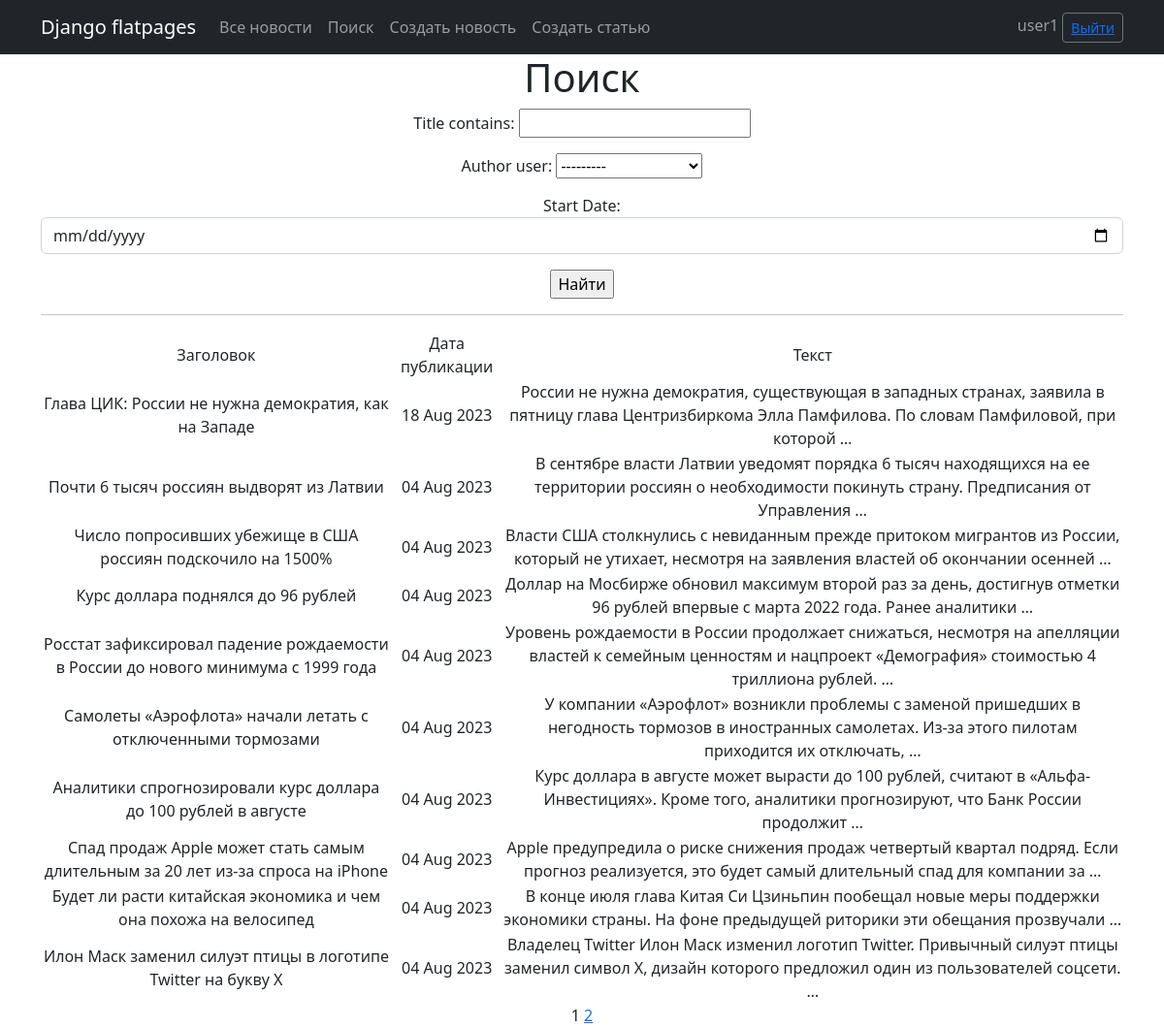
/news/search/ (signed in), run on the app's committed database.
### news/models.py (models this page shows, shortened)
class Post(models.Model):
    news = 'N'
    article = 'A'
    POSITIONS = [
        (news, 'Новость'),
        (article, 'Статья')
    ]
    author = models.ForeignKey(Author, on_delete=models.CASCADE)
    select = models.CharField(max_length=1, choices=POSITIONS, default=news)
    datetime = models.DateTimeField(auto_now_add=True)
    title = models.CharField(max_length=255)
    text = models.TextField()
    rating = models.IntegerField(default=0)

### news/views.py (the view)
# urls.py: path('search/', PostSearch.as_view(), name='search'),
class PostSearch(LoginRequiredMixin, ListView):
    model = Post
    ordering = '-datetime'
    template_name = 'search.html'
    context_object_name = 'posts'
    paginate_by = 10
    def get_queryset(self):
        queryset = super().get_queryset()
        self.filterset = PostFilter(self.request.GET, queryset)
        return self.filterset.qs
    def get_context_data(self, **kwargs):
        context = super().get_context_data(**kwargs)
        context['filterset'] = self.filterset
        return context

### news/templatetags/custom_filters.py (called while the page is built)
@register.filter()
def censor(value):
    def check_word(word):
        for j in range(0, len(word_list)):
            if word.lower() == word_list[j]:
                new_word = word[0]
                for k in range(1, len(word)):
                    new_word += '*'
                word = new_word
        return word
    if type(value) != str:
        return 'Ошибка: "value" не строка!'
    s = ''
    i = 0
    new_word = ''
    while i < len(value):
        c = value[i]
        if (c != ' ') and (c != '.') and (c != ',') and (c != '!') and (c != '?') and (c != ' '):
            new_word += c
        else:
            if new_word != '':
                s = s + check_word(new_word) + c
                new_word = ''
            else:
                s += c
        i += 1
    if new_word != '':
        s = s + check_word(new_word)
    return s

### news/templatetags/custom_tags.py (called while the page is built)
@register.simple_tag(takes_context=True)
def url_replace(context, **kwargs):
   d = context['request'].GET.copy()
   for k, v in kwargs.items():
       d[k] = v
   return d.urlencode()

### templates/search.html (shortened to what this page needs)
{% extends 'flatpages/default.html' %}
{% load custom_filters %}
{% load custom_tags %}
{% block content %}
   <h1>Поиск</h1>
   <form action="" method="get">
       {{ filterset.form.as_p }}
       <input type="submit" value="Найти" />
   </form>
   <hr>
   {% if posts %}
       <table>
           <tr>
               <td>Заголовок</td>
               <td>Дата публикации</td>
               <td>Текст</td>
           </tr>
           {% for post in posts %}
           <tr>
               <td>{{ post.title|censor }}</td>
               <td>{{ post.datetime|date:'d M Y' }}</td>
               <td>{{ post.text|censor|truncatewords:20 }}</td>
           </tr>
           {% endfor %}
       </table>
   {% else %}
       <h2>Новостей нет!</h2>
   {% endif %}
   {{ page_obj.number }}
   {% if page_obj.has_next %}
       <a href="?{% url_replace page=page_obj.next_page_number %}">{{ page_obj.next_page_number }}</a>
   {% endif %}
{% endblock content %}

### templates/flatpages/default.html (shortened to what this page needs)
<!DOCTYPE html>
<html lang="en">
    <head>
        {% load static %}
        <link href="{% static 'css/styles.css' %}" rel="stylesheet" />
    </head>
    <body>
        <nav class="navbar navbar-expand-lg navbar-dark bg-dark static-top">
           <div class="container">
               <a class="navbar-brand" href="#">Django flatpages</a>
               <div class="collapse navbar-collapse" id="navbarResponsive">
                   <ul class="navbar-nav ml-auto">
                       <li class="nav-item">
                           <a class="nav-link" href="/news">Все новости</a>
                       </li>
                       <li class="nav-item">
                           <a class="nav-link" href="/news/search/">Поиск</a>
                       </li>
                       <li class="nav-item">
                           <a class="nav-link" href="/news/create/">Создать новость</a>
                       </li>
                       <li class="nav-item">
                           <a class="nav-link" href="/articles/create/">Создать статью</a>
                       </li>
                   </ul>
               </div>
               <form class="form-inline">
               <span class="navbar-text">
                   {{request.user.username}}
               </span>
               <button class="btn btn-sm btn-outline-secondary" type="button"> <a href="/sign/logout/">Выйти</a> </button>
               </form>
           </div>
        </nav>
        <div class="container">
           <div class="row">
               <div class="col-lg-12 text-center">
                   {% block content %}{% endblock content %}
               </div>
           </div>
        </div>
    </body>
</html>

### data on the page
Post: title|censor "Глава ЦИК: России не нужна демократия, как на Западе", datetime "18 Aug 2023", text|censor "России не нужна демократия, существующая в западных странах, заявила в пятницу глава Центризбиркома Элла Памфилова. По словам Памфиловой, при которой …"
Post: title|censor "Почти 6 тысяч россиян выдворят из Латвии", datetime "04 Aug 2023", text|censor "В сентябре власти Латвии уведомят порядка 6 тысяч находящихся на ее территории россиян о необходимости покинуть страну. Предписания от Управления …"
Post: title|censor "Число попросивших убежище в США россиян подскочило на 1500%", datetime "04 Aug 2023", text|censor "Власти США столкнулись с невиданным прежде притоком мигрантов из России, который не утихает, несмотря на заявления властей об окончании осенней …"
Post: title|censor "Курс доллара поднялся до 96 рублей", datetime "04 Aug 2023", text|censor "Доллар на Мосбирже обновил максимум второй раз за день, достигнув отметки 96 рублей впервые с марта 2022 года. Ранее аналитики …"
Post: title|censor "Росстат зафиксировал падение рождаемости в России до нового минимума с 1999 года", datetime "04 Aug 2023", text|censor "Уровень рождаемости в России продолжает снижаться, несмотря на апелляции властей к семейным ценностям и нацпроект «Демография» стоимостью 4 триллиона рублей. …"
Post: title|censor "Самолеты «Аэрофлота» начали летать с отключенными тормозами", datetime "04 Aug 2023", text|censor "У компании «Аэрофлот» возникли проблемы с заменой пришедших в негодность тормозов в иностранных самолетах. Из-за этого пилотам приходится их отключать, …"
Post: title|censor "Аналитики спрогнозировали курс доллара до 100 рублей в августе", datetime "04 Aug 2023", text|censor "Курс доллара в августе может вырасти до 100 рублей, считают в «Альфа-Инвестициях». Кроме того, аналитики прогнозируют, что Банк России продолжит …"
Post: title|censor "Спад продаж Apple может стать самым длительным за 20 лет из-за спроса на iPhone", datetime "04 Aug 2023", text|censor "Apple предупредила о риске снижения продаж четвертый квартал подряд. Если прогноз реализуется, это будет самый длительный спад для компании за …"
Post: title|censor "Будет ли расти китайская экономика и чем она похожа на велосипед", datetime "04 Aug 2023", text|censor "В конце июля глава Китая Си Цзиньпин пообещал новые меры поддержки экономики страны. На фоне предыдущей риторики эти обещания прозвучали …"
Post: title|censor "Илон Маск заменил силуэт птицы в логотипе Twitter на букву X", datetime "04 Aug 2023", text|censor "Владелец Twitter Илон Маск изменил логотип Twitter. Привычный силуэт птицы заменил символ X, дизайн которого предложил один из пользователей соцсети. …"

### other printed values
{{ request.user.username }} "user1"
{{ page_obj.number }} "1"
{{ page_obj.next_page_number }} "2"
